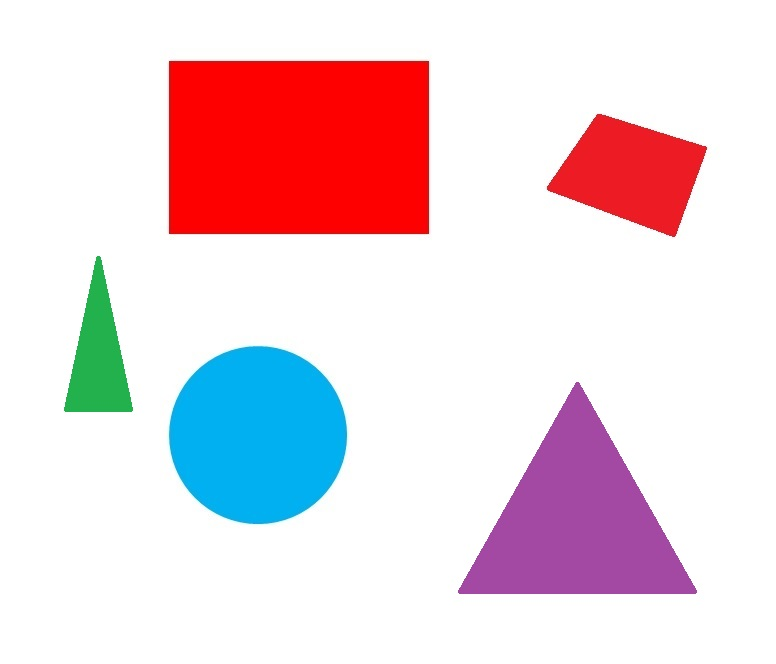
//> input picture ImageProcessing/VisionApp/KCCImageNet/shapes.jpg, 776 x 664 px
$ ./16.ISP_ShapeInfo   (built with g++ and OpenCV 4)
//> lines starting //> are read from the running program, lines starting //| are printed output that depends on the picture; after the words box and inside, x2 and y2 are one past the last pixel; in counts of white or black regions, pixels touching at a corner belong together
#pragma once

#include "ISP.h"

int main()
{
	std::string fileName = "../KCCImageNet/shapes.jpg";
	cv::Mat src_gray = cv::imread(fileName, cv::ImreadModes::IMREAD_GRAYSCALE);
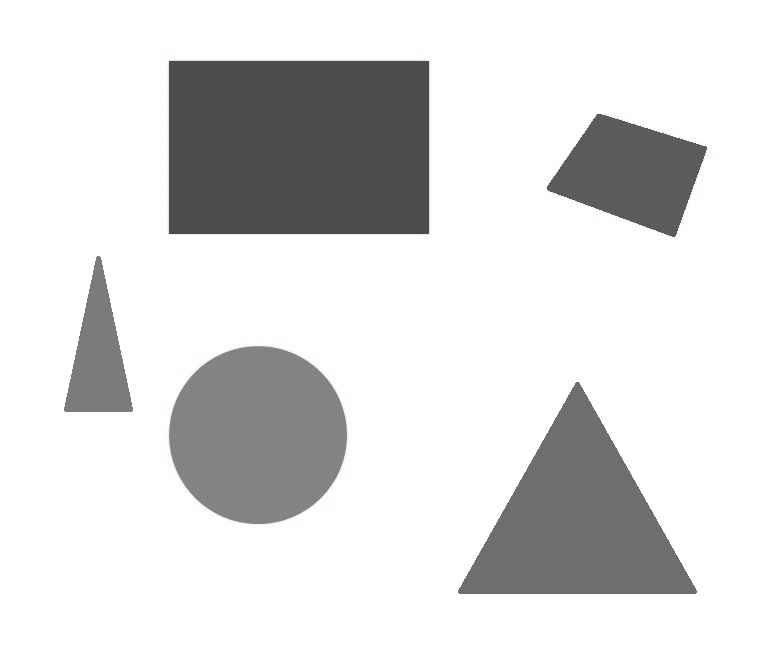
//> src_gray: 664 rows x 776 cols, CV_8UC1; min 69, max 255, mean 220.7

	uchar* pData = src_gray.data;
	size_t width = src_gray.cols;
//> width = 776
	size_t height = src_gray.rows;
//> height = 664

	//int threshold = 200; // 0~255 사이의 값을 임계값으로 삼는다.

	// cv::Mat::zeros(SIZE, TYPE) -> 모든 값을 0으로 초기화
	cv::Mat src_bin = cv::Mat::zeros(cv::Size(width, height), CV_8UC1);
	cv::Mat src_obj = cv::Mat::zeros(cv::Size(width, height), CV_8UC1);
	uchar* pDataBin = src_bin.data;

	int threshold_min = 60;
	int threshold_max = 200;

	// [14 lines of commented-out code are left out]

	for (size_t i = 0; i < width * height; i++)
	{
		int value = pData[i];
		(value > threshold_max) ? pDataBin[i] = 0 : pDataBin[i] = 255;
	}

	src_obj = src_bin & src_gray;
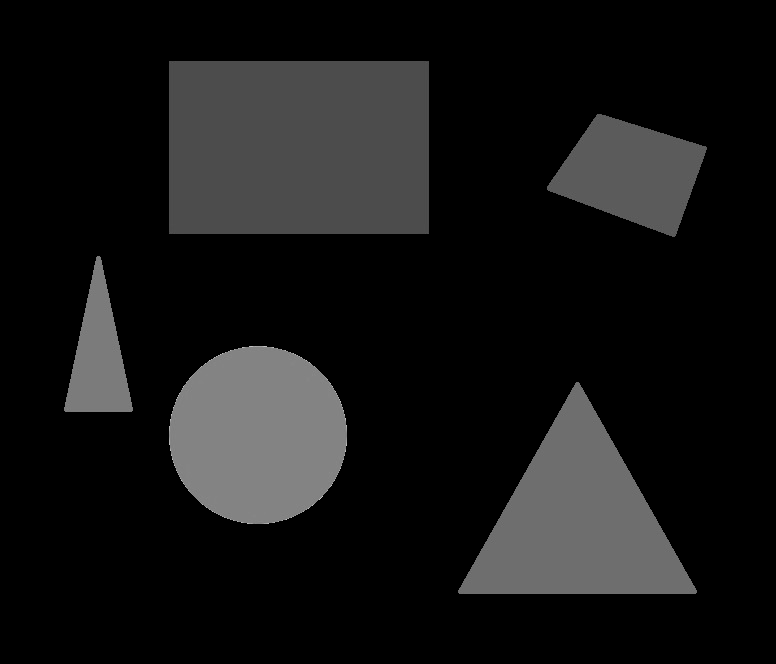
//> src_obj: 664 rows x 776 cols, CV_8UC1; min 0, max 200, mean 22

	RNG rng(12345);
	vector<vector<Point> > contours;
	vector<Vec4i> hierarchy;
	findContours(src_bin, contours, hierarchy, RETR_TREE, CHAIN_APPROX_SIMPLE);
	Mat drawing = Mat::zeros(src_bin.size(), CV_8UC3);
	for (size_t i = 0; i < contours.size(); i++)
	{
		Scalar color = Scalar(rng.uniform(0, 256), rng.uniform(0, 256), rng.uniform(0, 256));
		drawContours(drawing, contours, (int)i, color, 1, LINE_8, hierarchy, 0);
	}
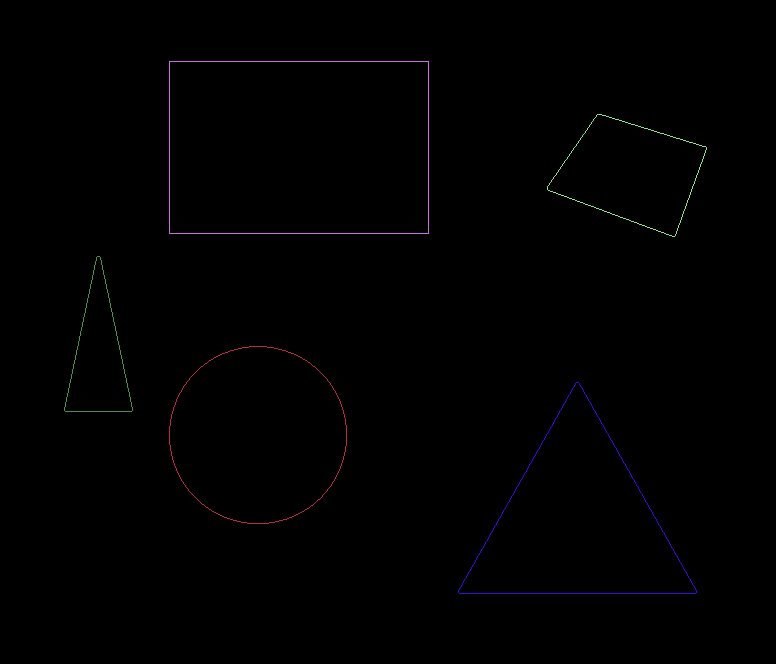
//> drawing: 664 rows x 776 cols, CV_8UC3; mean B, G, R 0.9, 0.5, 0.8

	cv::Mat src_color;
	cv::cvtColor(src_gray, src_color, ColorConversionCodes::COLOR_GRAY2BGR);
	std::cout << contours.size() << std::endl;
//| 5
	// contours... vector[i].. n-th 개수를 출력하세요.
	for (size_t i = 0; i < contours.size(); i++)
	{
		// Additional functionalities and data of contours
		double area = contourArea(contours[i]);
		RotatedRect rrt = minAreaRect(contours[i]);
		double arcLen = arcLength(contours[i], true);

		Point ptTxt = Point(rrt.boundingRect().x, rrt.boundingRect().y);
		string msg;
		msg = std::format("area = {:.1f}", area);
		putText(src_color, msg, Point(ptTxt.x, ptTxt.y + 30 * 0), FONT_HERSHEY_SIMPLEX, 0.8, CV_RGB(10, 0, 10), 1, 8);
		msg = std::format("x,y = {:.1f}, {:.1f}", rrt.center.x, rrt.center.y);
		putText(src_color, msg, Point(ptTxt.x, ptTxt.y + 30 * 1), FONT_HERSHEY_SIMPLEX, 0.8, CV_RGB(10, 0, 10), 1, 8);
		msg = std::format("length = {:.1f}", arcLen);
		putText(src_color, msg, Point(ptTxt.x, ptTxt.y + 30 * 2), FONT_HERSHEY_SIMPLEX, 0.8, CV_RGB(10, 0, 10), 1, 8);
		cv::rectangle(src_color, rrt.boundingRect2f().tl(), rrt.boundingRect2f().br(), CV_RGB(0, 0, 255));
		cv::drawMarker(src_color, rrt.center, CV_RGB(255, 0, 0));

		const int ptSz = 4;
		Point2f pt[ptSz];
		rrt.points(pt);

		for (size_t i = 0; i < ptSz; i++)
		{
			cv::line(src_color, pt[i % ptSz], pt[(i + 1) % ptSz], CV_RGB(255, 0, 255), 1);
		}

		continue;

		std::cout << "Object[" << i + 1 << "] 개수는 " << contours[i].size() << " 입니다." << std::endl;
		int CoGx, CoGy; // CoG = Center of Gravity
		CoGx = CoGy = 0;
		int accX = 0, accY = 0;
		int length = contours[i].size();

		int x_min = width, x_max = 0, y_min = height, y_max = 0;
		for (size_t n = 0; n < length; n++)
		{
			accX += contours[i].at(n).x;
			accY += contours[i].at(n).y;
			if (x_min > contours[i].at(n).x) { x_min = contours[i].at(n).x; }
			if (x_max < contours[i].at(n).x) { x_max = contours[i].at(n).x; }
			if (y_min > contours[i].at(n).y) { y_min = contours[i].at(n).y; }
			if (y_max < contours[i].at(n).y) { y_max = contours[i].at(n).y; }
		}
		CoGx = accX / length;
		CoGy = accY / length;
		std::cout << "Object[" << i + 1 << "] CoG.x = " << CoGx << " CoG.y = " << CoGy << std::endl;

		cv::line(src_color, Point(CoGx - 10, CoGy - 10), Point(CoGx + 10, CoGy + 10), CV_RGB(255, 0, 0), 10);
		cv::line(src_color, Point(CoGx + 10, CoGy - 10), Point(CoGx - 10, CoGy + 10), CV_RGB(255, 0, 0), 10);

		// [11 lines of commented-out code are left out]
	}
//> this loop made 5 passes
//> pass 1, `putText(src_color, msg, Point(ptTxt.x, ptTxt.y + 30 * 1), FONT_HERSHEY..`:
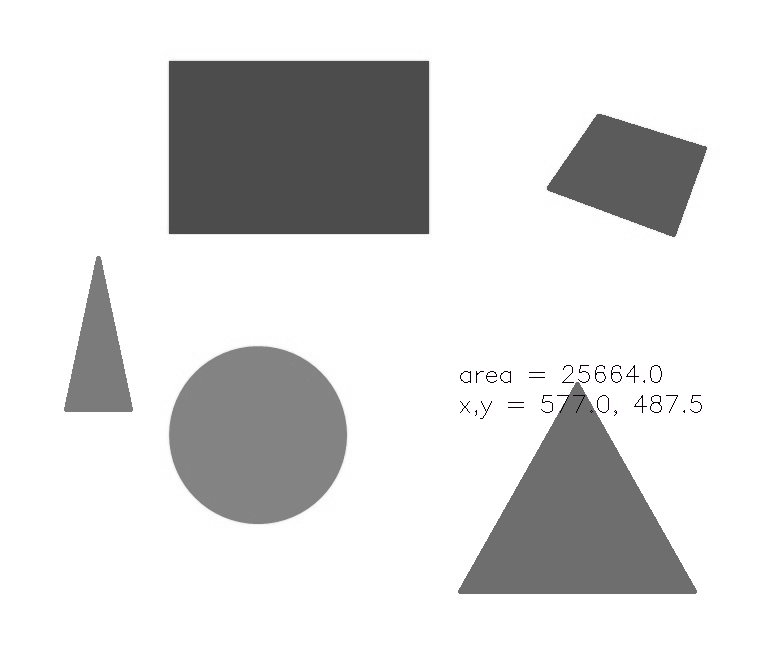
//> src_color: 664 rows x 776 cols, CV_8UC3; mean B, G, R 220.3, 220.3, 220.3
//> pass 1, `putText(src_color, msg, Point(ptTxt.x, ptTxt.y + 30 * 2), FONT_HERSHEY..`:
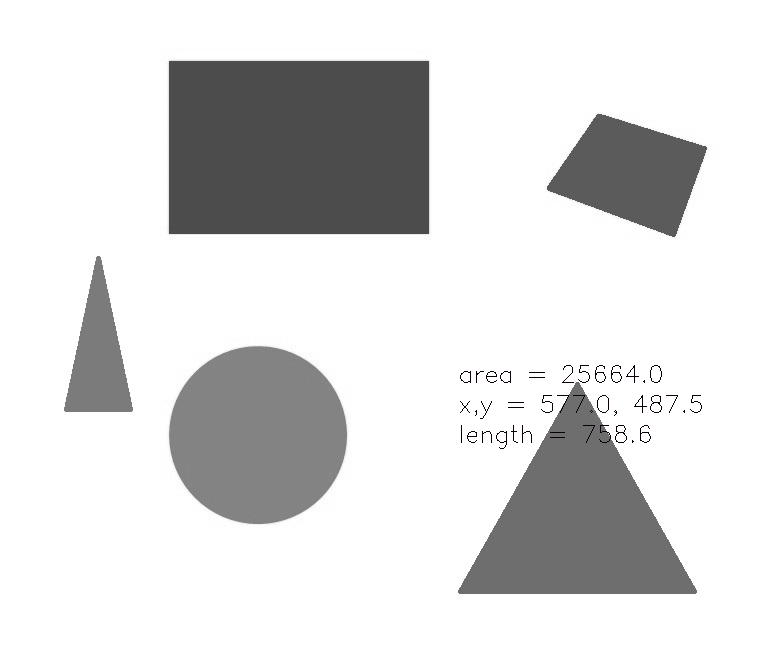
//> src_color: 664 rows x 776 cols, CV_8UC3; 0.08% of pixels changed, all inside (x1, y1, x2, y2) = (461, 425, 651, 449)
//> pass 1, `cv::drawMarker(src_color, rrt.center, CV_RGB(255, 0, 0));`:
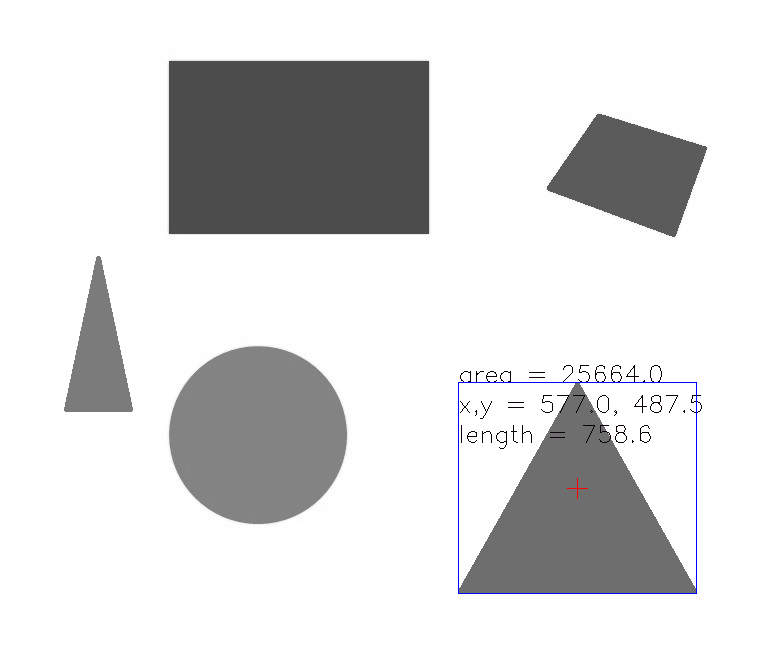
//> src_color: 664 rows x 776 cols, CV_8UC3; 0.18% of pixels changed, all inside (x1, y1, x2, y2) = (458, 382, 697, 594)
//> after the loop:
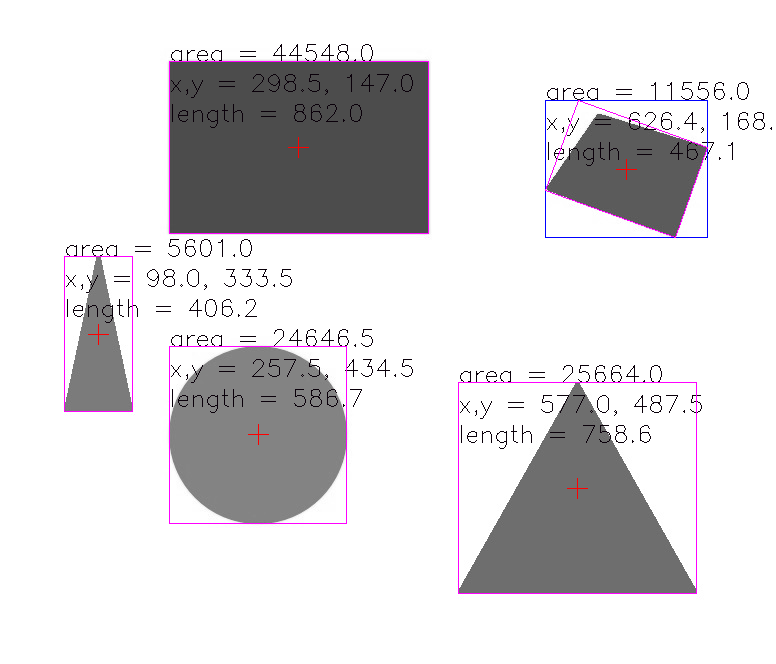
//> src_color: 664 rows x 776 cols, CV_8UC3; 1.71% of pixels changed, all inside (x1, y1, x2, y2) = (64, 44, 772, 594)

	// [29 lines of commented-out code are left out]

	return 1;
}
